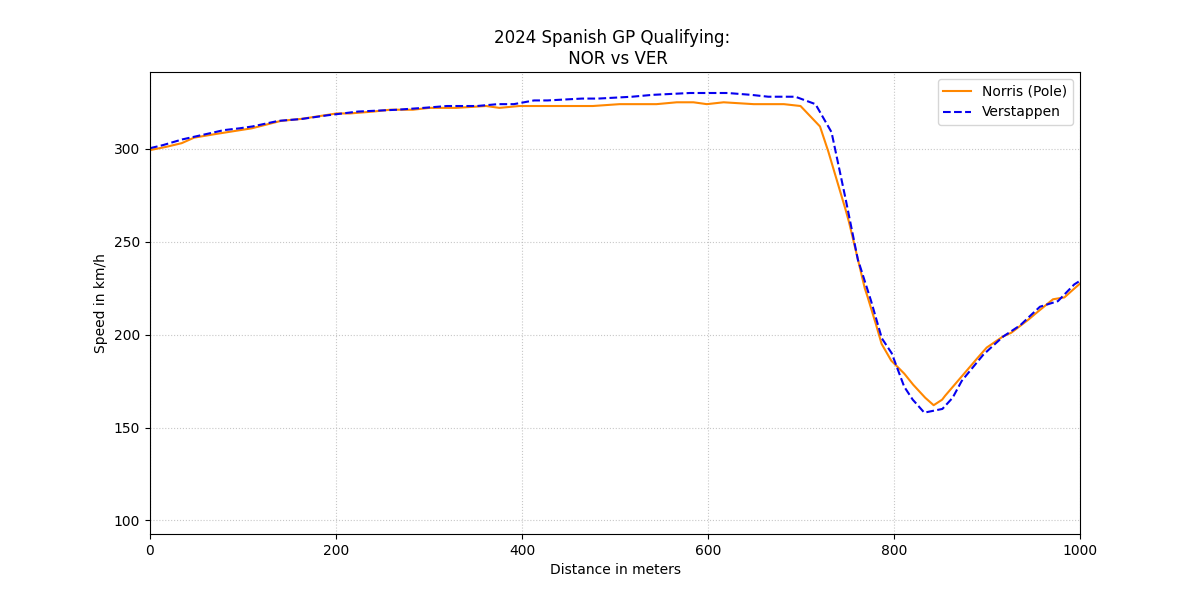

This chart was generated by the following Python code:
import fastf1
from fastf1 import plotting
import matplotlib.pyplot as plt


plotting.setup_mpl(misc_mpl_mods=False)


session = fastf1.get_session(2024, 'Spain', 'Q')
session.load()


lap_nor = session.laps.pick_driver('NOR').pick_fastest()
lap_ver = session.laps.pick_driver('VER').pick_fastest()


tel_nor = lap_nor.get_telemetry().add_distance()
tel_ver = lap_ver.get_telemetry().add_distance()


fig, ax = plt.subplots(figsize=(12, 6))


ax.plot(tel_nor['Distance'], tel_nor['Speed'], color='#FF8700', label='Norris (Pole)')
ax.plot(tel_ver['Distance'], tel_ver['Speed'], color='#0600EF', label='Verstappen', linestyle='--')


ax.set_xlabel('Distance in meters')
ax.set_ylabel('Speed in km/h')
ax.set_title(f"2024 Spanish GP Qualifying: \n {lap_nor.Driver} vs {lap_ver.Driver}")
ax.legend()
ax.grid(True, linestyle=':', alpha=0.7)


ax.set_xlim(0, 1000)
plt.savefig('2024_spain_norver.png')
plt.show()
